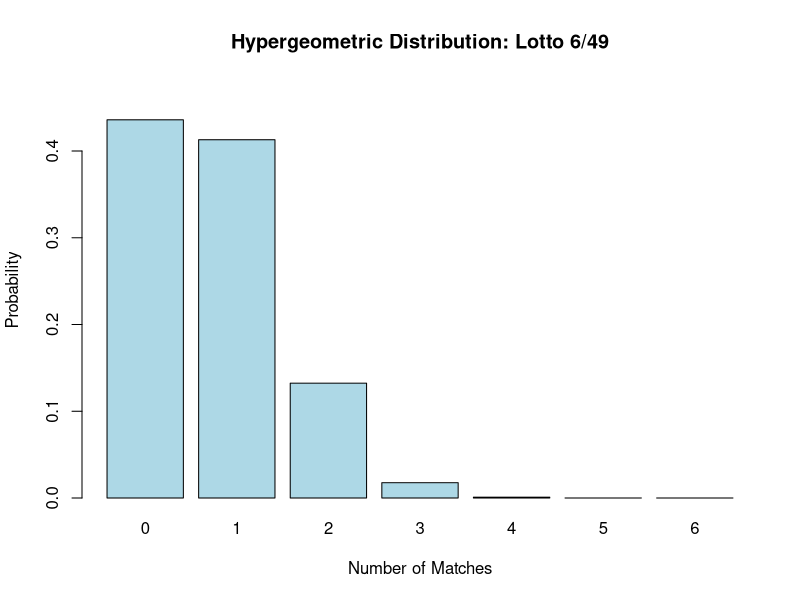

R code for this plot:
## ---- chunk 1
knitr::opts_chunk$set(
  echo = TRUE,
  collapse = TRUE,
  comment = "#>",
  fig.width = 8,
  fig.height = 5,
  out.width = "100%",
  fig.path = "man/figures/README-"
)
## ---- chunk 2
# Parameters
N <- 49  # Total numbers
m <- 6   # Your numbers
n <- 6   # Lotto draws
k <- 0:6 # Possible number of matches
  

# Hypergeometric PMF
probs <- dhyper(k, m, N - m, n)

# Plot
barplot(probs,
        names.arg = k,
        col = "lightblue",
        ylim = c(0, max(probs) * 1.1),
        ylab = "Probability",
        xlab = "Number of Matches",
        main = "Hypergeometric Distribution: Lotto 6/49")
        
## ---- chunk 3
choose(5, 2)  # "5 choose 2"
